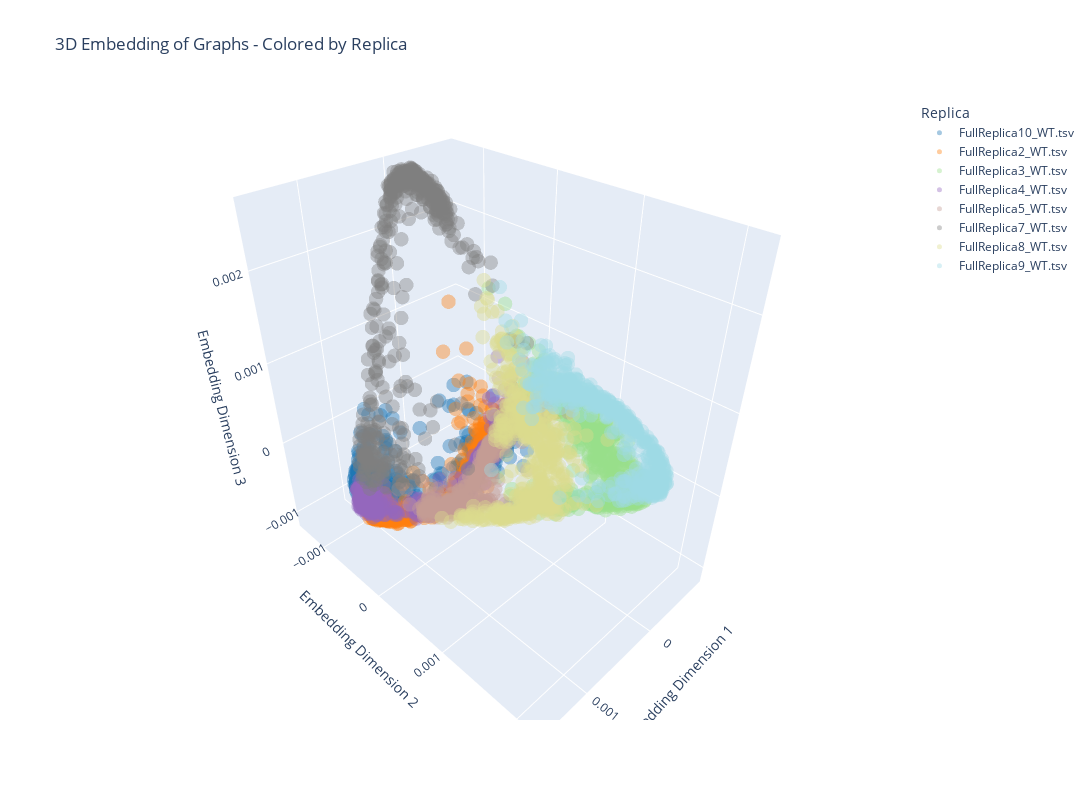

Notebook code for this chart:
### Code cell
replicas = meta_data['Rep'].unique()
colors = plt.cm.tab20(np.linspace(0, 1, len(replicas)))  # or use 'tab20' for more

# Plot each replica as a separate trace
fig = go.Figure()

for i, replica in enumerate(replicas):
    idx = meta_data['Rep'] == replica
    color_rgb = f'rgb({colors[i][0]*255:.0f},{colors[i][1]*255:.0f},{colors[i][2]*255:.0f})'
    
    fig.add_trace(go.Scatter3d(
        x=reduced_emb[idx, 0],
        y=reduced_emb[idx, 1],
        z=reduced_emb[idx, 2],
        mode='markers',
        marker=dict(
            size=5,
            color=color_rgb,
            opacity=0.4,
        ),
        name=replica  # legend label
    ))

# Set layout
fig.update_layout(
    title="3D Embedding of Graphs - Colored by Replica",
    scene=dict(
        xaxis_title="Embedding Dimension 1",
        yaxis_title="Embedding Dimension 2",
        zaxis_title="Embedding Dimension 3"
    ),
    width=1200,
    height=800,
    legend_title_text='Replica'
)

### Figure 1 — Plotly figure (JSON) as saved in the notebook; plotly's stock layout.template omitted (floating-point values rounded to 4 significant figures; data arrays with more than 128 entries replaced by an {"elided": "..."} marker saying what was removed)
{"data": [{"marker": {"color": "rgb(31,119,180)", "opacity": 0.4, "size": 5}, "mode": "markers", "name": "FullReplica10_WT.tsv", "type": "scatter3d", "x": {"elided": "492 float values"}, "y": {"elided": "492 float values"}, "z": {"elided": "492 float values"}}, {"marker": {"color": "rgb(255,127,14)", "opacity": 0.4, "size": 5}, "mode": "markers", "name": "FullReplica2_WT.tsv", "type": "scatter3d", "x": {"elided": "495 float values"}, "y": {"elided": "495 float values"}, "z": {"elided": "495 float values"}}, {"marker": {"color": "rgb(152,223,138)", "opacity": 0.4, "size": 5}, "mode": "markers", "name": "FullReplica3_WT.tsv", "type": "scatter3d", "x": {"elided": "490 float values"}, "y": {"elided": "490 float values"}, "z": {"elided": "490 float values"}}, {"marker": {"color": "rgb(148,103,189)", "opacity": 0.4, "size": 5}, "mode": "markers", "name": "FullReplica4_WT.tsv", "type": "scatter3d", "x": {"elided": "500 float values"}, "y": {"elided": "500 float values"}, "z": {"elided": "500 float values"}}, {"marker": {"color": "rgb(196,156,148)", "opacity": 0.4, "size": 5}, "mode": "markers", "name": "FullReplica5_WT.tsv", "type": "scatter3d", "x": {"elided": "486 float values"}, "y": {"elided": "486 float values"}, "z": {"elided": "486 float values"}}, {"marker": {"color": "rgb(127,127,127)", "opacity": 0.4, "size": 5}, "mode": "markers", "name": "FullReplica7_WT.tsv", "type": "scatter3d", "x": {"elided": "474 float values"}, "y": {"elided": "474 float values"}, "z": {"elided": "474 float values"}}, {"marker": {"color": "rgb(219,219,141)", "opacity": 0.4, "size": 5}, "mode": "markers", "name": "FullReplica8_WT.tsv", "type": "scatter3d", "x": {"elided": "500 float values"}, "y": {"elided": "500 float values"}, "z": {"elided": "500 float values"}}, {"marker": {"color": "rgb(158,218,229)", "opacity": 0.4, "size": 5}, "mode": "markers", "name": "FullReplica9_WT.tsv", "type": "scatter3d", "x": {"elided": "500 float values"}, "y": {"elided": "500 float values"}, "z": {"elided": "500 float values"}}], "layout": {"height": 800, "legend": {"title": {"text": "Replica"}}, "scene": {"xaxis": {"title": {"text": "Embedding Dimension 1"}}, "yaxis": {"title": {"text": "Embedding Dimension 2"}}, "zaxis": {"title": {"text": "Embedding Dimension 3"}}}, "title": {"text": "3D Embedding of Graphs - Colored by Replica"}, "width": 1200}}
